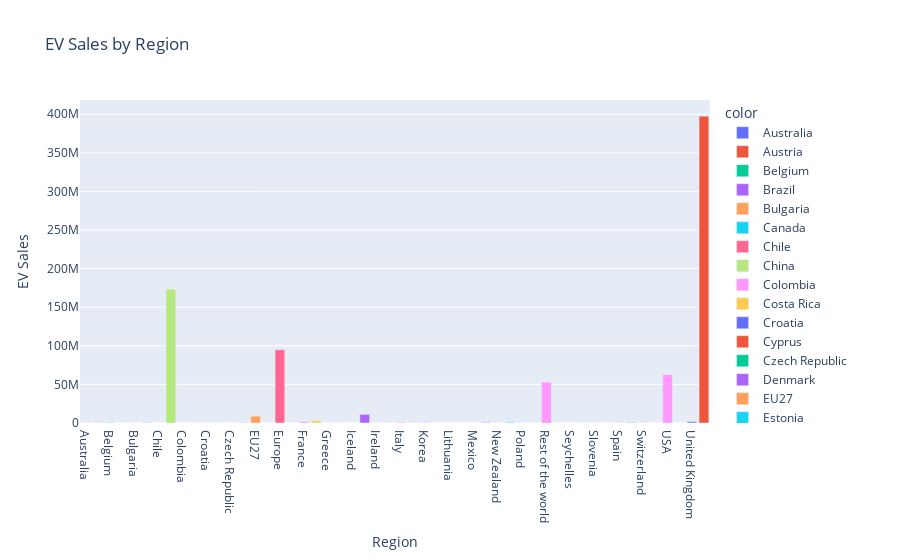

Notebook code for this chart:
### Code cell
sl_ev = df_ev_sales.groupby("region")["value"].sum()

fig = px.bar(x = sl_ev.index , y = sl_ev.values , color = sl_ev.index , title = "EV Sales by Region" , labels={"x": "Region", "y": "EV Sales"})
fig.show()

### Figure 1 — Plotly figure (JSON) as saved in the notebook; plotly's stock layout.template omitted (floating-point values rounded to 4 significant figures)
{"data": [{"alignmentgroup": "True", "hovertemplate": "color=Australia<br>Region=%{x}<br>EV Sales=%{y}<extra></extra>", "legendgroup": "Australia", "marker": {"color": "#636efa", "pattern": {"shape": ""}}, "name": "Australia", "offsetgroup": "Australia", "orientation": "v", "showlegend": true, "textposition": "auto", "type": "bar", "x": ["Australia"], "xaxis": "x", "y": [184404], "yaxis": "y"}, {"alignmentgroup": "True", "hovertemplate": "color=Austria<br>Region=%{x}<br>EV Sales=%{y}<extra></extra>", "legendgroup": "Austria", "marker": {"color": "#EF553B", "pattern": {"shape": ""}}, "name": "Austria", "offsetgroup": "Austria", "orientation": "v", "showlegend": true, "textposition": "auto", "type": "bar", "x": ["Austria"], "xaxis": "x", "y": [221539], "yaxis": "y"}, {"alignmentgroup": "True", "hovertemplate": "color=Belgium<br>Region=%{x}<br>EV Sales=%{y}<extra></extra>", "legendgroup": "Belgium", "marker": {"color": "#00cc96", "pattern": {"shape": ""}}, "name": "Belgium", "offsetgroup": "Belgium", "orientation": "v", "showlegend": true, "textposition": "auto", "type": "bar", "x": ["Belgium"], "xaxis": "x", "y": [479365], "yaxis": "y"}, {"alignmentgroup": "True", "hovertemplate": "color=Brazil<br>Region=%{x}<br>EV Sales=%{y}<extra></extra>", "legendgroup": "Brazil", "marker": {"color": "#ab63fa", "pattern": {"shape": ""}}, "name": "Brazil", "offsetgroup": "Brazil", "orientation": "v", "showlegend": true, "textposition": "auto", "type": "bar", "x": ["Brazil"], "xaxis": "x", "y": [94760], "yaxis": "y"}, {"alignmentgroup": "True", "hovertemplate": "color=Bulgaria<br>Region=%{x}<br>EV Sales=%{y}<extra></extra>", "legendgroup": "Bulgaria", "marker": {"color": "#FFA15A", "pattern": {"shape": ""}}, "name": "Bulgaria", "offsetgroup": "Bulgaria", "orientation": "v", "showlegend": true, "textposition": "auto", "type": "bar", "x": ["Bulgaria"], "xaxis": "x", "y": [4623], "yaxis": "y"}, {"alignmentgroup": "True", "hovertemplate": "color=Canada<br>Region=%{x}<br>EV Sales=%{y}<extra></extra>", "legendgroup": "Canada", "marker": {"color": "#19d3f3", "pattern": {"shape": ""}}, "name": "Canada", "offsetgroup": "Canada", "orientation": "v", "showlegend": true, "textposition": "auto", "type": "bar", "x": ["Canada"], "xaxis": "x", "y": [600846], "yaxis": "y"}, {"alignmentgroup": "True", "hovertemplate": "color=Chile<br>Region=%{x}<br>EV Sales=%{y}<extra></extra>", "legendgroup": "Chile", "marker": {"color": "#FF6692", "pattern": {"shape": ""}}, "name": "Chile", "offsetgroup": "Chile", "orientation": "v", "showlegend": true, "textposition": "auto", "type": "bar", "x": ["Chile"], "xaxis": "x", "y": [3877], "yaxis": "y"}, {"alignmentgroup": "True", "hovertemplate": "color=China<br>Region=%{x}<br>EV Sales=%{y}<extra></extra>", "legendgroup": "China", "marker": {"color": "#B6E880", "pattern": {"shape": ""}}, "name": "China", "offsetgroup": "China", "orientation": "v", "showlegend": true, "textposition": "auto", "type": "bar", "x": ["China"], "xaxis": "x", "y": [173375628], "yaxis": "y"}, {"alignmentgroup": "True", "hovertemplate": "color=Colombia<br>Region=%{x}<br>EV Sales=%{y}<extra></extra>", "legendgroup": "Colombia", "marker": {"color": "#FF97FF", "pattern": {"shape": ""}}, "name": "Colombia", "offsetgroup": "Colombia", "orientation": "v", "showlegend": true, "textposition": "auto", "type": "bar", "x": ["Colombia"], "xaxis": "x", "y": [16023], "yaxis": "y"}, {"alignmentgroup": "True", "hovertemplate": "color=Costa Rica<br>Region=%{x}<br>EV Sales=%{y}<extra></extra>", "legendgroup": "Costa Rica", "marker": {"color": "#FECB52", "pattern": {"shape": ""}}, "name": "Costa Rica", "offsetgroup": "Costa Rica", "orientation": "v", "showlegend": true, "textposition": "auto", "type": "bar", "x": ["Costa Rica"], "xaxis": "x", "y": [8831], "yaxis": "y"}, {"alignmentgroup": "True", "hovertemplate": "color=Croatia<br>Region=%{x}<br>EV Sales=%{y}<extra></extra>", "legendgroup": "Croatia", "marker": {"color": "#636efa", "pattern": {"shape": ""}}, "name": "Croatia", "offsetgroup": "Croatia", "orientation": "v", "showlegend": true, "textposition": "auto", "type": "bar", "x": ["Croatia"], "xaxis": "x", "y": [7557], "yaxis": "y"}, {"alignmentgroup": "True", "hovertemplate": "color=Cyprus<br>Region=%{x}<br>EV Sales=%{y}<extra></extra>", "legendgroup": "Cyprus", "marker": {"color": "#EF553B", "pattern": {"shape": ""}}, "name": "Cyprus", "offsetgroup": "Cyprus", "orientation": "v", "showlegend": true, "textposition": "auto", "type": "bar", "x": ["Cyprus"], "xaxis": "x", "y": [2260], "yaxis": "y"}, {"alignmentgroup": "True", "hovertemplate": "color=Czech Republic<br>Region=%{x}<br>EV Sales=%{y}<extra></extra>", "legendgroup": "Czech Republic", "marker": {"color": "#00cc96", "pattern": {"shape": ""}}, "name": "Czech Republic", "offsetgroup": "Czech Republic", "orientation": "v", "showlegend": true, "textposition": "auto", "type": "bar", "x": ["Czech Republic"], "xaxis": "x", "y": [34300], "yaxis": "y"}, {"alignmentgroup": "True", "hovertemplate": "color=Denmark<br>Region=%{x}<br>EV Sales=%{y}<extra></extra>", "legendgroup": "Denmark", "marker": {"color": "#ab63fa", "pattern": {"shape": ""}}, "name": "Denmark", "offsetgroup": "Denmark", "orientation": "v", "showlegend": true, "textposition": "auto", "type": "bar", "x": ["Denmark"], "xaxis": "x", "y": [270331], "yaxis": "y"}, {"alignmentgroup": "True", "hovertemplate": "color=EU27<br>Region=%{x}<br>EV Sales=%{y}<extra></extra>", "legendgroup": "EU27", "marker": {"color": "#FFA15A", "pattern": {"shape": ""}}, "name": "EU27", "offsetgroup": "EU27", "orientation": "v", "showlegend": true, "textposition": "auto", "type": "bar", "x": ["EU27"], "xaxis": "x", "y": [8944714], "yaxis": "y"}, {"alignmentgroup": "True", "hovertemplate": "color=Estonia<br>Region=%{x}<br>EV Sales=%{y}<extra></extra>", "legendgroup": "Estonia", "marker": {"color": "#19d3f3", "pattern": {"shape": ""}}, "name": "Estonia", "offsetgroup": "Estonia", "orientation": "v", "showlegend": true, "textposition": "auto", "type": "bar", "x": ["Estonia"], "xaxis": "x", "y": [4585], "yaxis": "y"}, {"alignmentgroup": "True", "hovertemplate": "color=Europe<br>Region=%{x}<br>EV Sales=%{y}<extra></extra>", "legendgroup": "Europe", "marker": {"color": "#FF6692", "pattern": {"shape": ""}}, "name": "Europe", "offsetgroup": "Europe", "orientation": "v", "showlegend": true, "textposition": "auto", "type": "bar", "x": ["Europe"], "xaxis": "x", "y": [94939403], "yaxis": "y"}, {"alignmentgroup": "True", "hovertemplate": "color=Finland<br>Region=%{x}<br>EV Sales=%{y}<extra></extra>", "legendgroup": "Finland", "marker": {"color": "#B6E880", "pattern": {"shape": ""}}, "name": "Finland", "offsetgroup": "Finland", "orientation": "v", "showlegend": true, "textposition": "auto", "type": "bar", "x": ["Finland"], "xaxis": "x", "y": [149659], "yaxis": "y"}, {"alignmentgroup": "True", "hovertemplate": "color=France<br>Region=%{x}<br>EV Sales=%{y}<extra></extra>", "legendgroup": "France", "marker": {"color": "#FF97FF", "pattern": {"shape": ""}}, "name": "France", "offsetgroup": "France", "orientation": "v", "showlegend": true, "textposition": "auto", "type": "bar", "x": ["France"], "xaxis": "x", "y": [1666650], "yaxis": "y"}, {"alignmentgroup": "True", "hovertemplate": "color=Germany<br>Region=%{x}<br>EV Sales=%{y}<extra></extra>", "legendgroup": "Germany", "marker": {"color": "#FECB52", "pattern": {"shape": ""}}, "name": "Germany", "offsetgroup": "Germany", "orientation": "v", "showlegend": true, "textposition": "auto", "type": "bar", "x": ["Germany"], "xaxis": "x", "y": [3012826], "yaxis": "y"}, {"alignmentgroup": "True", "hovertemplate": "color=Greece<br>Region=%{x}<br>EV Sales=%{y}<extra></extra>", "legendgroup": "Greece", "marker": {"color": "#636efa", "pattern": {"shape": ""}}, "name": "Greece", "offsetgroup": "Greece", "orientation": "v", "showlegend": true, "textposition": "auto", "type": "bar", "x": ["Greece"], "xaxis": "x", "y": [35644], "yaxis": "y"}, {"alignmentgroup": "True", "hovertemplate": "color=Hungary<br>Region=%{x}<br>EV Sales=%{y}<extra></extra>", "legendgroup": "Hungary", "marker": {"color": "#EF553B", "pattern": {"shape": ""}}, "name": "Hungary", "offsetgroup": "Hungary", "orientation": "v", "showlegend": true, "textposition": "auto", "type": "bar", "x": ["Hungary"], "xaxis": "x", "y": [42035], "yaxis": "y"}, {"alignmentgroup": "True", "hovertemplate": "color=Iceland<br>Region=%{x}<br>EV Sales=%{y}<extra></extra>", "legendgroup": "Iceland", "marker": {"color": "#00cc96", "pattern": {"shape": ""}}, "name": "Iceland", "offsetgroup": "Iceland", "orientation": "v", "showlegend": true, "textposition": "auto", "type": "bar", "x": ["Iceland"], "xaxis": "x", "y": [50337], "yaxis": "y"}, {"alignmentgroup": "True", "hovertemplate": "color=India<br>Region=%{x}<br>EV Sales=%{y}<extra></extra>", "legendgroup": "India", "marker": {"color": "#ab63fa", "pattern": {"shape": ""}}, "name": "India", "offsetgroup": "India", "orientation": "v", "showlegend": true, "textposition": "auto", "type": "bar", "x": ["India"], "xaxis": "x", "y": [11180000.0], "yaxis": "y"}, {"alignmentgroup": "True", "hovertemplate": "color=Ireland<br>Region=%{x}<br>EV Sales=%{y}<extra></extra>", "legendgroup": "Ireland", "marker": {"color": "#FFA15A", "pattern": {"shape": ""}}, "name": "Ireland", "offsetgroup": "Ireland", "orientation": "v", "showlegend": true, "textposition": "auto", "type": "bar", "x": ["Ireland"], "xaxis": "x", "y": [88570], "yaxis": "y"}, {"alignmentgroup": "True", "hovertemplate": "color=Israel<br>Region=%{x}<br>EV Sales=%{y}<extra></extra>", "legendgroup": "Israel", "marker": {"color": "#19d3f3", "pattern": {"shape": ""}}, "name": "Israel", "offsetgroup": "Israel", "orientation": "v", "showlegend": true, "textposition": "auto", "type": "bar", "x": ["Israel"], "xaxis": "x", "y": [151700.0], "yaxis": "y"}, {"alignmentgroup": "True", "hovertemplate": "color=Italy<br>Region=%{x}<br>EV Sales=%{y}<extra></extra>", "legendgroup": "Italy", "marker": {"color": "#FF6692", "pattern": {"shape": ""}}, "name": "Italy", "offsetgroup": "Italy", "orientation": "v", "showlegend": true, "textposition": "auto", "type": "bar", "x": ["Italy"], "xaxis": "x", "y": [511195], "yaxis": "y"}, {"alignmentgroup": "True", "hovertemplate": "color=Japan<br>Region=%{x}<br>EV Sales=%{y}<extra></extra>", "legendgroup": "Japan", "marker": {"color": "#B6E880", "pattern": {"shape": ""}}, "name": "Japan", "offsetgroup": "Japan", "orientation": "v", "showlegend": true, "textposition": "auto", "type": "bar", "x": ["Japan"], "xaxis": "x", "y": [627730], "yaxis": "y"}, {"alignmentgroup": "True", "hovertemplate": "color=Korea<br>Region=%{x}<br>EV Sales=%{y}<extra></extra>", "legendgroup": "Korea", "marker": {"color": "#FF97FF", "pattern": {"shape": ""}}, "name": "Korea", "offsetgroup": "Korea", "orientation": "v", "showlegend": true, "textposition": "auto", "type": "bar", "x": ["Korea"], "xaxis": "x", "y": [676352], "yaxis": "y"}, {"alignmentgroup": "True", "hovertemplate": "color=Latvia<br>Region=%{x}<br>EV Sales=%{y}<extra></extra>", "legendgroup": "Latvia", "marker": {"color": "#FECB52", "pattern": {"shape": ""}}, "name": "Latvia", "offsetgroup": "Latvia", "orientation": "v", "showlegend": true, "textposition": "auto", "type": "bar", "x": ["Latvia"], "xaxis": "x", "y": [4687], "yaxis": "y"}, {"alignmentgroup": "True", "hovertemplate": "color=Lithuania<br>Region=%{x}<br>EV Sales=%{y}<extra></extra>", "legendgroup": "Lithuania", "marker": {"color": "#636efa", "pattern": {"shape": ""}}, "name": "Lithuania", "offsetgroup": "Lithuania", "orientation": "v", "showlegend": true, "textposition": "auto", "type": "bar", "x": ["Lithuania"], "xaxis": "x", "y": [6673], "yaxis": "y"}, {"alignmentgroup": "True", "hovertemplate": "color=Luxembourg<br>Region=%{x}<br>EV Sales=%{y}<extra></extra>", "legendgroup": "Luxembourg", "marker": {"color": "#EF553B", "pattern": {"shape": ""}}, "name": "Luxembourg", "offsetgroup": "Luxembourg", "orientation": "v", "showlegend": true, "textposition": "auto", "type": "bar", "x": ["Luxembourg"], "xaxis": "x", "y": [42100], "yaxis": "y"}, {"alignmentgroup": "True", "hovertemplate": "color=Mexico<br>Region=%{x}<br>EV Sales=%{y}<extra></extra>", "legendgroup": "Mexico", "marker": {"color": "#00cc96", "pattern": {"shape": ""}}, "name": "Mexico", "offsetgroup": "Mexico", "orientation": "v", "showlegend": true, "textposition": "auto", "type": "bar", "x": ["Mexico"], "xaxis": "x", "y": [39610], "yaxis": "y"}, {"alignmentgroup": "True", "hovertemplate": "color=Netherlands<br>Region=%{x}<br>EV Sales=%{y}<extra></extra>", "legendgroup": "Netherlands", "marker": {"color": "#ab63fa", "pattern": {"shape": ""}}, "name": "Netherlands", "offsetgroup": "Netherlands", "orientation": "v", "showlegend": true, "textposition": "auto", "type": "bar", "x": ["Netherlands"], "xaxis": "x", "y": [798900.0], "yaxis": "y"}, {"alignmentgroup": "True", "hovertemplate": "color=New Zealand<br>Region=%{x}<br>EV Sales=%{y}<extra></extra>", "legendgroup": "New Zealand", "marker": {"color": "#FFA15A", "pattern": {"shape": ""}}, "name": "New Zealand", "offsetgroup": "New Zealand", "orientation": "v", "showlegend": true, "textposition": "auto", "type": "bar", "x": ["New Zealand"], "xaxis": "x", "y": [101935], "yaxis": "y"}, {"alignmentgroup": "True", "hovertemplate": "color=Norway<br>Region=%{x}<br>EV Sales=%{y}<extra></extra>", "legendgroup": "Norway", "marker": {"color": "#19d3f3", "pattern": {"shape": ""}}, "name": "Norway", "offsetgroup": "Norway", "orientation": "v", "showlegend": true, "textposition": "auto", "type": "bar", "x": ["Norway"], "xaxis": "x", "y": [879813], "yaxis": "y"}, {"alignmentgroup": "True", "hovertemplate": "color=Poland<br>Region=%{x}<br>EV Sales=%{y}<extra></extra>", "legendgroup": "Poland", "marker": {"color": "#FF6692", "pattern": {"shape": ""}}, "name": "Poland", "offsetgroup": "Poland", "orientation": "v", "showlegend": true, "textposition": "auto", "type": "bar", "x": ["Poland"], "xaxis": "x", "y": [91933], "yaxis": "y"}, {"alignmentgroup": "True", "hovertemplate": "color=Portugal<br>Region=%{x}<br>EV Sales=%{y}<extra></extra>", "legendgroup": "Portugal", "marker": {"color": "#B6E880", "pattern": {"shape": ""}}, "name": "Portugal", "offsetgroup": "Portugal", "orientation": "v", "showlegend": true, "textposition": "auto", "type": "bar", "x": ["Portugal"], "xaxis": "x", "y": [180061], "yaxis": "y"}, {"alignmentgroup": "True", "hovertemplate": "color=Rest of the world<br>Region=%{x}<br>EV Sales=%{y}<extra></extra>", "legendgroup": "Rest of the world", "marker": {"color": "#FF97FF", "pattern": {"shape": ""}}, "name": "Rest of the world", "offsetgroup": "Rest of the world", "orientation": "v", "showlegend": true, "textposition": "auto", "type": "bar", "x": ["Rest of the world"], "xaxis": "x", "y": [53001585], "yaxis": "y"}, {"alignmentgroup": "True", "hovertemplate": "color=Romania<br>Region=%{x}<br>EV Sales=%{y}<extra></extra>", "legendgroup": "Romania", "marker": {"color": "#FECB52", "pattern": {"shape": ""}}, "name": "Romania", "offsetgroup": "Romania", "orientation": "v", "showlegend": true, "textposition": "auto", "type": "bar", "x": ["Romania"], "xaxis": "x", "y": [39488], "yaxis": "y"}, {"alignmentgroup": "True", "hovertemplate": "color=Seychelles<br>Region=%{x}<br>EV Sales=%{y}<extra></extra>", "legendgroup": "Seychelles", "marker": {"color": "#636efa", "pattern": {"shape": ""}}, "name": "Seychelles", "offsetgroup": "Seychelles", "orientation": "v", "showlegend": true, "textposition": "auto", "type": "bar", "x": ["Seychelles"], "xaxis": "x", "y": [338], "yaxis": "y"}, {"alignmentgroup": "True", "hovertemplate": "color=Slovakia<br>Region=%{x}<br>EV Sales=%{y}<extra></extra>", "legendgroup": "Slovakia", "marker": {"color": "#EF553B", "pattern": {"shape": ""}}, "name": "Slovakia", "offsetgroup": "Slovakia", "orientation": "v", "showlegend": true, "textposition": "auto", "type": "bar", "x": ["Slovakia"], "xaxis": "x", "y": [13351], "yaxis": "y"}, {"alignmentgroup": "True", "hovertemplate": "color=Slovenia<br>Region=%{x}<br>EV Sales=%{y}<extra></extra>", "legendgroup": "Slovenia", "marker": {"color": "#00cc96", "pattern": {"shape": ""}}, "name": "Slovenia", "offsetgroup": "Slovenia", "orientation": "v", "showlegend": true, "textposition": "auto", "type": "bar", "x": ["Slovenia"], "xaxis": "x", "y": [13363], "yaxis": "y"}, {"alignmentgroup": "True", "hovertemplate": "color=South Africa<br>Region=%{x}<br>EV Sales=%{y}<extra></extra>", "legendgroup": "South Africa", "marker": {"color": "#ab63fa", "pattern": {"shape": ""}}, "name": "South Africa", "offsetgroup": "South Africa", "orientation": "v", "showlegend": true, "textposition": "auto", "type": "bar", "x": ["South Africa"], "xaxis": "x", "y": [3463], "yaxis": "y"}, {"alignmentgroup": "True", "hovertemplate": "color=Spain<br>Region=%{x}<br>EV Sales=%{y}<extra></extra>", "legendgroup": "Spain", "marker": {"color": "#FFA15A", "pattern": {"shape": ""}}, "name": "Spain", "offsetgroup": "Spain", "orientation": "v", "showlegend": true, "textposition": "auto", "type": "bar", "x": ["Spain"], "xaxis": "x", "y": [384977], "yaxis": "y"}, {"alignmentgroup": "True", "hovertemplate": "color=Sweden<br>Region=%{x}<br>EV Sales=%{y}<extra></extra>", "legendgroup": "Sweden", "marker": {"color": "#19d3f3", "pattern": {"shape": ""}}, "name": "Sweden", "offsetgroup": "Sweden", "orientation": "v", "showlegend": true, "textposition": "auto", "type": "bar", "x": ["Sweden"], "xaxis": "x", "y": [706166], "yaxis": "y"}, {"alignmentgroup": "True", "hovertemplate": "color=Switzerland<br>Region=%{x}<br>EV Sales=%{y}<extra></extra>", "legendgroup": "Switzerland", "marker": {"color": "#FF6692", "pattern": {"shape": ""}}, "name": "Switzerland", "offsetgroup": "Switzerland", "orientation": "v", "showlegend": true, "textposition": "auto", "type": "bar", "x": ["Switzerland"], "xaxis": "x", "y": [287652], "yaxis": "y"}, {"alignmentgroup": "True", "hovertemplate": "color=Turkiye<br>Region=%{x}<br>EV Sales=%{y}<extra></extra>", "legendgroup": "Turkiye", "marker": {"color": "#B6E880", "pattern": {"shape": ""}}, "name": "Turkiye", "offsetgroup": "Turkiye", "orientation": "v", "showlegend": true, "textposition": "auto", "type": "bar", "x": ["Turkiye"], "xaxis": "x", "y": [82638], "yaxis": "y"}, {"alignmentgroup": "True", "hovertemplate": "color=USA<br>Region=%{x}<br>EV Sales=%{y}<extra></extra>", "legendgroup": "USA", "marker": {"color": "#FF97FF", "pattern": {"shape": ""}}, "name": "USA", "offsetgroup": "USA", "orientation": "v", "showlegend": true, "textposition": "auto", "type": "bar", "x": ["USA"], "xaxis": "x", "y": [62710000.0], "yaxis": "y"}, {"alignmentgroup": "True", "hovertemplate": "color=United Arab Emirates<br>Region=%{x}<br>EV Sales=%{y}<extra></extra>", "legendgroup": "United Arab Emirates", "marker": {"color": "#FECB52", "pattern": {"shape": ""}}, "name": "United Arab Emirates", "offsetgroup": "United Arab Emirates", "orientation": "v", "showlegend": true, "textposition": "auto", "type": "bar", "x": ["United Arab Emirates"], "xaxis": "x", "y": [52804], "yaxis": "y"}, {"alignmentgroup": "True", "hovertemplate": "color=United Kingdom<br>Region=%{x}<br>EV Sales=%{y}<extra></extra>", "legendgroup": "United Kingdom", "marker": {"color": "#636efa", "pattern": {"shape": ""}}, "name": "United Kingdom", "offsetgroup": "United Kingdom", "orientation": "v", "showlegend": true, "textposition": "auto", "type": "bar", "x": ["United Kingdom"], "xaxis": "x", "y": [1659853], "yaxis": "y"}, {"alignmentgroup": "True", "hovertemplate": "color=World<br>Region=%{x}<br>EV Sales=%{y}<extra></extra>", "legendgroup": "World", "marker": {"color": "#EF553B", "pattern": {"shape": ""}}, "name": "World", "offsetgroup": "World", "orientation": "v", "showlegend": true, "textposition": "auto", "type": "bar", "x": ["World"], "xaxis": "x", "y": [397584449], "yaxis": "y"}], "layout": {"barmode": "relative", "legend": {"title": {"text": "color"}, "tracegroupgap": 0}, "title": {"text": "EV Sales by Region"}, "xaxis": {"anchor": "y", "domain": [0, 1], "title": {"text": "Region"}}, "yaxis": {"anchor": "x", "domain": [0, 1], "title": {"text": "EV Sales"}}}}
